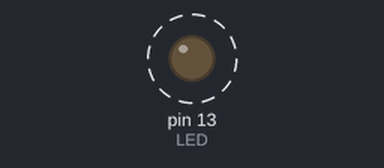
This sketch was run on a simulated Arduino Uno, built with avr-gcc and run on an emulated ATmega328P. Shown: output pins drawn as LEDs (lit = HIGH). Dashed ring = blinking.

Above: at 1.2 s.
Timing chart, 0 to 5.8 s (numbered marks = the images above):
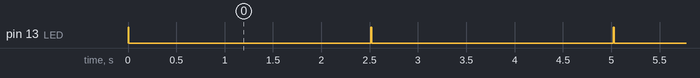

The sketch:

blink.ino
```cpp
int LED = 13;

void setup () {
  pinMode(LED, OUTPUT);
}

void loop () {
  digitalWrite(LED, HIGH);
  delay(10);
  digitalWrite(LED, LOW);
  delay(2500);
}
```

Measured:
- by itself, pin 13 (LED): alternates HIGH for 0.01 s and LOW for 2.5 s
